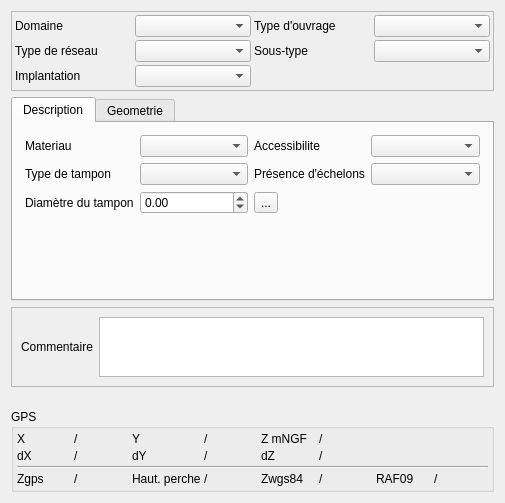
<?xml version="1.0" encoding="UTF-8"?>
<ui version="4.0">
 <class>Form</class>
 <widget class="QWidget" name="Form">
  <property name="geometry">
   <rect>
    <x>0</x>
    <y>0</y>
    <width>505</width>
    <height>503</height>
   </rect>
  </property>
  <property name="windowTitle">
   <string>Form</string>
  </property>
  <layout class="QVBoxLayout" name="verticalLayout">
   <item>
    <widget class="QFrame" name="frame">
     <property name="frameShape">
      <enum>QFrame::StyledPanel</enum>
     </property>
     <property name="frameShadow">
      <enum>QFrame::Raised</enum>
     </property>
     <layout class="QGridLayout" name="gridLayout">
      <property name="leftMargin">
       <number>3</number>
      </property>
      <property name="topMargin">
       <number>3</number>
      </property>
      <property name="rightMargin">
       <number>3</number>
      </property>
      <property name="bottomMargin">
       <number>3</number>
      </property>
      <property name="spacing">
       <number>3</number>
      </property>
      <item row="2" column="1">
       <widget class="QComboBox" name="comboBox_environnement"/>
      </item>
      <item row="0" column="0">
       <widget class="QLabel" name="label_6">
        <property name="text">
         <string>Domaine</string>
        </property>
        <property name="wordWrap">
         <bool>true</bool>
        </property>
       </widget>
      </item>
      <item row="0" column="1">
       <widget class="QComboBox" name="comboBox_domaine"/>
      </item>
      <item row="1" column="1">
       <widget class="QComboBox" name="comboBox_typeReseau"/>
      </item>
      <item row="1" column="0">
       <widget class="QLabel" name="label_2">
        <property name="text">
         <string>Type de réseau</string>
        </property>
        <property name="wordWrap">
         <bool>true</bool>
        </property>
       </widget>
      </item>
      <item row="2" column="0">
       <widget class="QLabel" name="label_8">
        <property name="text">
         <string>Implantation</string>
        </property>
        <property name="wordWrap">
         <bool>true</bool>
        </property>
       </widget>
      </item>
      <item row="0" column="2">
       <widget class="QLabel" name="label">
        <property name="text">
         <string>Type d'ouvrage</string>
        </property>
        <property name="wordWrap">
         <bool>true</bool>
        </property>
       </widget>
      </item>
      <item row="0" column="3">
       <widget class="QComboBox" name="comboBox_typeOuvrageAss"/>
      </item>
      <item row="1" column="2">
       <widget class="QLabel" name="label_42">
        <property name="text">
         <string>Sous-type</string>
        </property>
        <property name="wordWrap">
         <bool>true</bool>
        </property>
       </widget>
      </item>
      <item row="1" column="3">
       <widget class="QComboBox" name="comboBox_soustype"/>
      </item>
     </layout>
    </widget>
   </item>
   <item>
    <widget class="QTabWidget" name="tabWidgetspec">
     <property name="currentIndex">
      <number>0</number>
     </property>
     <widget class="QWidget" name="tab">
      <attribute name="title">
       <string>Description</string>
      </attribute>
      <layout class="QVBoxLayout" name="verticalLayout_3">
       <property name="spacing">
        <number>3</number>
       </property>
       <property name="leftMargin">
        <number>3</number>
       </property>
       <property name="topMargin">
        <number>3</number>
       </property>
       <property name="rightMargin">
        <number>3</number>
       </property>
       <property name="bottomMargin">
        <number>3</number>
       </property>
       <item>
        <widget class="QStackedWidget" name="stackedWidget">
         <property name="currentIndex">
          <number>0</number>
         </property>
         <widget class="QWidget" name="page_3">
          <layout class="QGridLayout" name="gridLayout_2">
           <item row="2" column="0">
            <widget class="QLabel" name="label_44">
             <property name="text">
              <string>Type de tampon</string>
             </property>
             <property name="wordWrap">
              <bool>true</bool>
             </property>
            </widget>
           </item>
           <item row="3" column="2">
            <widget class="QToolButton" name="toolButton_diamtampon">
             <property name="text">
              <string>...</string>
             </property>
            </widget>
           </item>
           <item row="3" column="1">
            <widget class="QDoubleSpinBox" name="doubleSpinBox_diamtampon">
             <property name="minimum">
              <double>-1.000000000000000</double>
             </property>
             <property name="maximum">
              <double>999999.000000000000000</double>
             </property>
            </widget>
           </item>
           <item row="3" column="0">
            <widget class="QLabel" name="label_45">
             <property name="text">
              <string>Diamètre du tampon</string>
             </property>
             <property name="wordWrap">
              <bool>true</bool>
             </property>
            </widget>
           </item>
           <item row="2" column="1">
            <widget class="QComboBox" name="comboBox_typetampon"/>
           </item>
           <item row="0" column="3">
            <widget class="QComboBox" name="comboBox_accessibilite"/>
           </item>
           <item row="0" column="2">
            <widget class="QLabel" name="label_3">
             <property name="text">
              <string>Accessibilite</string>
             </property>
             <property name="wordWrap">
              <bool>true</bool>
             </property>
            </widget>
           </item>
           <item row="0" column="0">
            <widget class="QLabel" name="label_43">
             <property name="text">
              <string>Materiau</string>
             </property>
             <property name="wordWrap">
              <bool>true</bool>
             </property>
            </widget>
           </item>
           <item row="0" column="1">
            <widget class="QComboBox" name="comboBox_reg_materiau"/>
           </item>
           <item row="2" column="3">
            <widget class="QComboBox" name="comboBox_echelon"/>
           </item>
           <item row="2" column="2">
            <widget class="QLabel" name="label_26">
             <property name="text">
              <string>Présence d'échelons</string>
             </property>
             <property name="wordWrap">
              <bool>true</bool>
             </property>
            </widget>
           </item>
           <item row="4" column="0">
            <spacer name="verticalSpacer_6">
             <property name="orientation">
              <enum>Qt::Vertical</enum>
             </property>
             <property name="sizeHint" stdset="0">
              <size>
               <width>20</width>
               <height>40</height>
              </size>
             </property>
            </spacer>
           </item>
          </layout>
         </widget>
         <widget class="QWidget" name="page">
          <layout class="QGridLayout" name="gridLayout_5">
           <item row="0" column="1">
            <widget class="QComboBox" name="comboBox_accessibilite2"/>
           </item>
           <item row="0" column="0">
            <widget class="QLabel" name="label_5">
             <property name="text">
              <string>Accessibilité</string>
             </property>
            </widget>
           </item>
           <item row="1" column="1">
            <spacer name="verticalSpacer_2">
             <property name="orientation">
              <enum>Qt::Vertical</enum>
             </property>
             <property name="sizeHint" stdset="0">
              <size>
               <width>20</width>
               <height>40</height>
              </size>
             </property>
            </spacer>
           </item>
          </layout>
         </widget>
         <widget class="QWidget" name="page_2">
          <layout class="QGridLayout" name="gridLayout_11">
           <item row="1" column="1">
            <widget class="QDoubleSpinBox" name="doubleSpinBox_profsurverse">
             <property name="minimum">
              <double>-1.000000000000000</double>
             </property>
             <property name="maximum">
              <double>999999.000000000000000</double>
             </property>
            </widget>
           </item>
           <item row="1" column="2">
            <widget class="QToolButton" name="toolButton_profsurverse">
             <property name="text">
              <string>...</string>
             </property>
            </widget>
           </item>
           <item row="1" column="0">
            <widget class="QLabel" name="label_27">
             <property name="text">
              <string>Profondeur surverse</string>
             </property>
             <property name="wordWrap">
              <bool>true</bool>
             </property>
            </widget>
           </item>
           <item row="0" column="0">
            <widget class="QLabel" name="label_25">
             <property name="text">
              <string>Télégestion</string>
             </property>
             <property name="wordWrap">
              <bool>true</bool>
             </property>
            </widget>
           </item>
           <item row="2" column="1">
            <spacer name="verticalSpacer_3">
             <property name="orientation">
              <enum>Qt::Vertical</enum>
             </property>
             <property name="sizeHint" stdset="0">
              <size>
               <width>20</width>
               <height>40</height>
              </size>
             </property>
            </spacer>
           </item>
           <item row="0" column="1" colspan="2">
            <widget class="QComboBox" name="comboBox_telegestion_2"/>
           </item>
          </layout>
         </widget>
         <widget class="QWidget" name="page_7">
          <layout class="QGridLayout" name="gridLayout_12">
           <item row="2" column="1">
            <widget class="QComboBox" name="comboBox_traithdeuxs"/>
           </item>
           <item row="2" column="0">
            <widget class="QLabel" name="label_47">
             <property name="text">
              <string>Traitement H2S</string>
             </property>
             <property name="wordWrap">
              <bool>true</bool>
             </property>
            </widget>
           </item>
           <item row="0" column="1">
            <widget class="QDoubleSpinBox" name="doubleSpinBox_capanom">
             <property name="minimum">
              <double>-1.000000000000000</double>
             </property>
             <property name="maximum">
              <double>999999999.000000000000000</double>
             </property>
            </widget>
           </item>
           <item row="0" column="2">
            <widget class="QToolButton" name="toolButton_capanom">
             <property name="text">
              <string>...</string>
             </property>
            </widget>
           </item>
           <item row="1" column="0">
            <widget class="QLabel" name="label_46">
             <property name="text">
              <string>Nombre de pompes</string>
             </property>
             <property name="wordWrap">
              <bool>true</bool>
             </property>
            </widget>
           </item>
           <item row="0" column="0">
            <widget class="QLabel" name="label_30">
             <property name="text">
              <string>Capacité nominale (m3/h)</string>
             </property>
             <property name="wordWrap">
              <bool>true</bool>
             </property>
            </widget>
           </item>
           <item row="1" column="1">
            <widget class="QSpinBox" name="spinBox_pompes2">
             <property name="minimum">
              <number>-1</number>
             </property>
             <property name="maximum">
              <number>999999</number>
             </property>
            </widget>
           </item>
           <item row="3" column="0">
            <widget class="QLabel" name="label_48">
             <property name="text">
              <string>Surverse</string>
             </property>
             <property name="wordWrap">
              <bool>true</bool>
             </property>
            </widget>
           </item>
           <item row="1" column="2">
            <widget class="QToolButton" name="toolButton_pompes2">
             <property name="text">
              <string>...</string>
             </property>
            </widget>
           </item>
           <item row="3" column="1">
            <widget class="QComboBox" name="comboBox_surverse2"/>
           </item>
           <item row="4" column="1">
            <spacer name="verticalSpacer_4">
             <property name="orientation">
              <enum>Qt::Vertical</enum>
             </property>
             <property name="sizeHint" stdset="0">
              <size>
               <width>20</width>
               <height>40</height>
              </size>
             </property>
            </spacer>
           </item>
          </layout>
         </widget>
         <widget class="QWidget" name="page_8">
          <layout class="QGridLayout" name="gridLayout_13">
           <item row="0" column="0">
            <widget class="QLabel" name="label_49">
             <property name="text">
              <string>Décantation</string>
             </property>
            </widget>
           </item>
           <item row="0" column="1">
            <widget class="QComboBox" name="comboBox_decant"/>
           </item>
           <item row="1" column="1">
            <spacer name="verticalSpacer_5">
             <property name="orientation">
              <enum>Qt::Vertical</enum>
             </property>
             <property name="sizeHint" stdset="0">
              <size>
               <width>20</width>
               <height>40</height>
              </size>
             </property>
            </spacer>
           </item>
          </layout>
         </widget>
         <widget class="QWidget" name="page_4">
          <layout class="QVBoxLayout" name="verticalLayout_2">
           <property name="spacing">
            <number>3</number>
           </property>
           <property name="leftMargin">
            <number>3</number>
           </property>
           <property name="topMargin">
            <number>3</number>
           </property>
           <property name="rightMargin">
            <number>3</number>
           </property>
           <property name="bottomMargin">
            <number>3</number>
           </property>
          </layout>
         </widget>
        </widget>
       </item>
      </layout>
     </widget>
     <widget class="QWidget" name="tab_2">
      <attribute name="title">
       <string>Geometrie</string>
      </attribute>
      <layout class="QVBoxLayout" name="verticalLayout_4">
       <property name="spacing">
        <number>3</number>
       </property>
       <property name="leftMargin">
        <number>3</number>
       </property>
       <property name="topMargin">
        <number>3</number>
       </property>
       <property name="rightMargin">
        <number>3</number>
       </property>
       <property name="bottomMargin">
        <number>3</number>
       </property>
       <item>
        <widget class="QFrame" name="frame_5">
         <property name="frameShape">
          <enum>QFrame::StyledPanel</enum>
         </property>
         <property name="frameShadow">
          <enum>QFrame::Raised</enum>
         </property>
         <layout class="QGridLayout" name="gridLayout_6">
          <property name="leftMargin">
           <number>3</number>
          </property>
          <property name="topMargin">
           <number>3</number>
          </property>
          <property name="rightMargin">
           <number>3</number>
          </property>
          <property name="bottomMargin">
           <number>3</number>
          </property>
          <property name="spacing">
           <number>3</number>
          </property>
          <item row="1" column="2">
           <widget class="QToolButton" name="toolButton_calc">
            <property name="text">
             <string>...</string>
            </property>
           </widget>
          </item>
          <item row="1" column="1">
           <widget class="QDoubleSpinBox" name="doubleSpinBox_profradierouvrage">
            <property name="minimum">
             <double>-1.000000000000000</double>
            </property>
            <property name="maximum">
             <double>999.000000000000000</double>
            </property>
           </widget>
          </item>
          <item row="1" column="0">
           <widget class="QLabel" name="label_24">
            <property name="text">
             <string>Profondeur </string>
            </property>
            <property name="wordWrap">
             <bool>true</bool>
            </property>
           </widget>
          </item>
          <item row="0" column="3">
           <widget class="QLabel" name="label_29">
            <property name="text">
             <string>Largeur</string>
            </property>
            <property name="wordWrap">
             <bool>true</bool>
            </property>
           </widget>
          </item>
          <item row="0" column="1">
           <widget class="QDoubleSpinBox" name="doubleSpinBox_longueur">
            <property name="minimum">
             <double>-1.000000000000000</double>
            </property>
            <property name="maximum">
             <double>999.000000000000000</double>
            </property>
           </widget>
          </item>
          <item row="0" column="0">
           <widget class="QLabel" name="label_28">
            <property name="text">
             <string>Longueur - diametre</string>
            </property>
            <property name="wordWrap">
             <bool>true</bool>
            </property>
           </widget>
          </item>
          <item row="0" column="2">
           <widget class="QToolButton" name="toolButton_longueur">
            <property name="text">
             <string>...</string>
            </property>
           </widget>
          </item>
          <item row="0" column="4">
           <widget class="QDoubleSpinBox" name="doubleSpinBox_largeur">
            <property name="minimum">
             <double>-1.000000000000000</double>
            </property>
            <property name="maximum">
             <double>999.000000000000000</double>
            </property>
           </widget>
          </item>
          <item row="0" column="5">
           <widget class="QToolButton" name="toolButton_largeur">
            <property name="text">
             <string>...</string>
            </property>
           </widget>
          </item>
         </layout>
        </widget>
       </item>
       <item>
        <widget class="QFrame" name="frame_3">
         <property name="frameShape">
          <enum>QFrame::StyledPanel</enum>
         </property>
         <property name="frameShadow">
          <enum>QFrame::Raised</enum>
         </property>
         <layout class="QGridLayout" name="gridLayout_3">
          <property name="leftMargin">
           <number>3</number>
          </property>
          <property name="topMargin">
           <number>3</number>
          </property>
          <property name="rightMargin">
           <number>3</number>
          </property>
          <property name="bottomMargin">
           <number>3</number>
          </property>
          <property name="spacing">
           <number>3</number>
          </property>
          <item row="1" column="1">
           <widget class="QDoubleSpinBox" name="doubleSpinBox_Y">
            <property name="minimum">
             <double>-99.000000000000000</double>
            </property>
            <property name="maximum">
             <double>99999999.000000000000000</double>
            </property>
           </widget>
          </item>
          <item row="1" column="0">
           <widget class="QLabel" name="label_18">
            <property name="text">
             <string>Y</string>
            </property>
            <property name="wordWrap">
             <bool>true</bool>
            </property>
           </widget>
          </item>
          <item row="2" column="3">
           <widget class="QDoubleSpinBox" name="doubleSpinBox_dZ">
            <property name="minimum">
             <double>-1.000000000000000</double>
            </property>
            <property name="maximum">
             <double>999.000000000000000</double>
            </property>
           </widget>
          </item>
          <item row="2" column="1">
           <widget class="QDoubleSpinBox" name="doubleSpinBox_Z">
            <property name="minimum">
             <double>-99.000000000000000</double>
            </property>
            <property name="maximum">
             <double>99999999.000000000000000</double>
            </property>
           </widget>
          </item>
          <item row="0" column="3">
           <widget class="QDoubleSpinBox" name="doubleSpinBox_dX">
            <property name="minimum">
             <double>-1.000000000000000</double>
            </property>
            <property name="maximum">
             <double>999.000000000000000</double>
            </property>
           </widget>
          </item>
          <item row="1" column="3">
           <widget class="QDoubleSpinBox" name="doubleSpinBox_dY">
            <property name="minimum">
             <double>-1.000000000000000</double>
            </property>
            <property name="maximum">
             <double>999.000000000000000</double>
            </property>
           </widget>
          </item>
          <item row="1" column="2">
           <widget class="QLabel" name="label_21">
            <property name="text">
             <string>dY</string>
            </property>
            <property name="wordWrap">
             <bool>true</bool>
            </property>
           </widget>
          </item>
          <item row="0" column="1">
           <widget class="QDoubleSpinBox" name="doubleSpinBox_X">
            <property name="minimum">
             <double>-99.000000000000000</double>
            </property>
            <property name="maximum">
             <double>99999999.000000000000000</double>
            </property>
           </widget>
          </item>
          <item row="2" column="2">
           <widget class="QLabel" name="label_23">
            <property name="text">
             <string>dZ</string>
            </property>
            <property name="wordWrap">
             <bool>true</bool>
            </property>
           </widget>
          </item>
          <item row="0" column="2">
           <widget class="QLabel" name="label_16">
            <property name="text">
             <string>dX</string>
            </property>
            <property name="wordWrap">
             <bool>true</bool>
            </property>
           </widget>
          </item>
          <item row="2" column="0">
           <widget class="QLabel" name="label_22">
            <property name="text">
             <string>Z tampon</string>
            </property>
            <property name="wordWrap">
             <bool>true</bool>
            </property>
           </widget>
          </item>
          <item row="0" column="0">
           <widget class="QLabel" name="label_15">
            <property name="text">
             <string>X</string>
            </property>
            <property name="wordWrap">
             <bool>true</bool>
            </property>
           </widget>
          </item>
          <item row="3" column="0" colspan="4">
           <widget class="QPushButton" name="pushButton_getGPS">
            <property name="text">
             <string>GPS - tampon</string>
            </property>
           </widget>
          </item>
         </layout>
        </widget>
       </item>
      </layout>
     </widget>
    </widget>
   </item>
   <item>
    <widget class="QFrame" name="frame_2">
     <property name="frameShape">
      <enum>QFrame::StyledPanel</enum>
     </property>
     <property name="frameShadow">
      <enum>QFrame::Raised</enum>
     </property>
     <layout class="QHBoxLayout" name="horizontalLayout">
      <item>
       <widget class="QLabel" name="label_7">
        <property name="text">
         <string>Commentaire</string>
        </property>
        <property name="wordWrap">
         <bool>true</bool>
        </property>
       </widget>
      </item>
      <item>
       <widget class="QTextBrowser" name="textBrowser_commentaire">
        <property name="maximumSize">
         <size>
          <width>16777215</width>
          <height>60</height>
         </size>
        </property>
        <property name="readOnly">
         <bool>false</bool>
        </property>
       </widget>
      </item>
     </layout>
    </widget>
   </item>
   <item>
    <spacer name="verticalSpacer">
     <property name="orientation">
      <enum>Qt::Vertical</enum>
     </property>
     <property name="sizeHint" stdset="0">
      <size>
       <width>20</width>
       <height>40</height>
      </size>
     </property>
    </spacer>
   </item>
   <item>
    <widget class="QGroupBox" name="groupBox_2">
     <property name="title">
      <string>GPS</string>
     </property>
     <layout class="QGridLayout" name="gridLayout_17">
      <property name="leftMargin">
       <number>3</number>
      </property>
      <property name="topMargin">
       <number>3</number>
      </property>
      <property name="rightMargin">
       <number>3</number>
      </property>
      <property name="bottomMargin">
       <number>3</number>
      </property>
      <property name="spacing">
       <number>3</number>
      </property>
      <item row="0" column="3">
       <widget class="QLabel" name="label_Y">
        <property name="text">
         <string>/</string>
        </property>
       </widget>
      </item>
      <item row="0" column="2">
       <widget class="QLabel" name="label_64">
        <property name="text">
         <string>Y</string>
        </property>
       </widget>
      </item>
      <item row="1" column="5">
       <widget class="QLabel" name="label_dZ">
        <property name="text">
         <string>/</string>
        </property>
       </widget>
      </item>
      <item row="0" column="5">
       <widget class="QLabel" name="label_Z">
        <property name="text">
         <string>/</string>
        </property>
       </widget>
      </item>
      <item row="1" column="1">
       <widget class="QLabel" name="label_dX">
        <property name="text">
         <string>/</string>
        </property>
       </widget>
      </item>
      <item row="3" column="6">
       <widget class="QLabel" name="label_61">
        <property name="text">
         <string>RAF09</string>
        </property>
       </widget>
      </item>
      <item row="1" column="4">
       <widget class="QLabel" name="label_68">
        <property name="text">
         <string>dZ</string>
        </property>
       </widget>
      </item>
      <item row="1" column="0">
       <widget class="QLabel" name="label_65">
        <property name="text">
         <string>dX</string>
        </property>
       </widget>
      </item>
      <item row="1" column="2">
       <widget class="QLabel" name="label_67">
        <property name="text">
         <string>dY</string>
        </property>
       </widget>
      </item>
      <item row="1" column="3">
       <widget class="QLabel" name="label_dY">
        <property name="text">
         <string>/</string>
        </property>
       </widget>
      </item>
      <item row="3" column="0">
       <widget class="QLabel" name="label_62">
        <property name="text">
         <string>Zgps</string>
        </property>
       </widget>
      </item>
      <item row="0" column="4">
       <widget class="QLabel" name="label_66">
        <property name="text">
         <string>Z mNGF</string>
        </property>
       </widget>
      </item>
      <item row="3" column="1">
       <widget class="QLabel" name="label_zgps">
        <property name="text">
         <string>/</string>
        </property>
       </widget>
      </item>
      <item row="3" column="3">
       <widget class="QLabel" name="label_hautperche">
        <property name="text">
         <string>/</string>
        </property>
       </widget>
      </item>
      <item row="3" column="2">
       <widget class="QLabel" name="label_70">
        <property name="text">
         <string>Haut. perche</string>
        </property>
       </widget>
      </item>
      <item row="3" column="5">
       <widget class="QLabel" name="label_zwgs84">
        <property name="text">
         <string>/</string>
        </property>
       </widget>
      </item>
      <item row="3" column="4">
       <widget class="QLabel" name="label_63">
        <property name="text">
         <string>Zwgs84</string>
        </property>
       </widget>
      </item>
      <item row="0" column="1">
       <widget class="QLabel" name="label_X">
        <property name="text">
         <string>/</string>
        </property>
       </widget>
      </item>
      <item row="0" column="0">
       <widget class="QLabel" name="label_69">
        <property name="text">
         <string>X</string>
        </property>
       </widget>
      </item>
      <item row="3" column="7">
       <widget class="QLabel" name="label_raf09">
        <property name="text">
         <string>/</string>
        </property>
       </widget>
      </item>
      <item row="2" column="0" colspan="8">
       <widget class="Line" name="line">
        <property name="orientation">
         <enum>Qt::Horizontal</enum>
        </property>
       </widget>
      </item>
     </layout>
    </widget>
   </item>
  </layout>
 </widget>
 <resources/>
 <connections/>
</ui>
